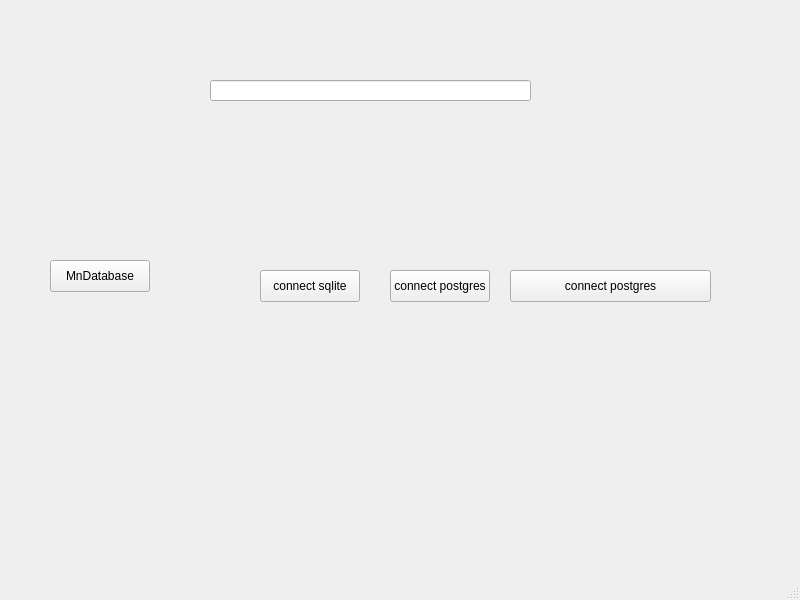
<?xml version="1.0" encoding="UTF-8"?>
<ui version="4.0">
 <class>MainWindow</class>
 <widget class="QMainWindow" name="MainWindow">
  <property name="geometry">
   <rect>
    <x>0</x>
    <y>0</y>
    <width>800</width>
    <height>600</height>
   </rect>
  </property>
  <property name="windowTitle">
   <string>MainWindow</string>
  </property>
  <widget class="QWidget" name="centralwidget">
   <widget class="QPushButton" name="pushButton">
    <property name="geometry">
     <rect>
      <x>260</x>
      <y>270</y>
      <width>100</width>
      <height>32</height>
     </rect>
    </property>
    <property name="text">
     <string>connect sqlite</string>
    </property>
   </widget>
   <widget class="QPushButton" name="pushButton_2">
    <property name="geometry">
     <rect>
      <x>390</x>
      <y>270</y>
      <width>100</width>
      <height>32</height>
     </rect>
    </property>
    <property name="text">
     <string>connect postgres</string>
    </property>
   </widget>
   <widget class="QLineEdit" name="lineEdit">
    <property name="geometry">
     <rect>
      <x>210</x>
      <y>80</y>
      <width>321</width>
      <height>21</height>
     </rect>
    </property>
   </widget>
   <widget class="QPushButton" name="assign_function_to_signal">
    <property name="geometry">
     <rect>
      <x>510</x>
      <y>270</y>
      <width>201</width>
      <height>32</height>
     </rect>
    </property>
    <property name="text">
     <string>connect postgres</string>
    </property>
   </widget>
   <widget class="QPushButton" name="pushButton_3">
    <property name="geometry">
     <rect>
      <x>50</x>
      <y>260</y>
      <width>100</width>
      <height>32</height>
     </rect>
    </property>
    <property name="text">
     <string>MnDatabase</string>
    </property>
   </widget>
  </widget>
  <widget class="QMenuBar" name="menubar">
   <property name="geometry">
    <rect>
     <x>0</x>
     <y>0</y>
     <width>800</width>
     <height>33</height>
    </rect>
   </property>
  </widget>
  <widget class="QStatusBar" name="statusbar"/>
 </widget>
 <resources/>
 <connections/>
</ui>
